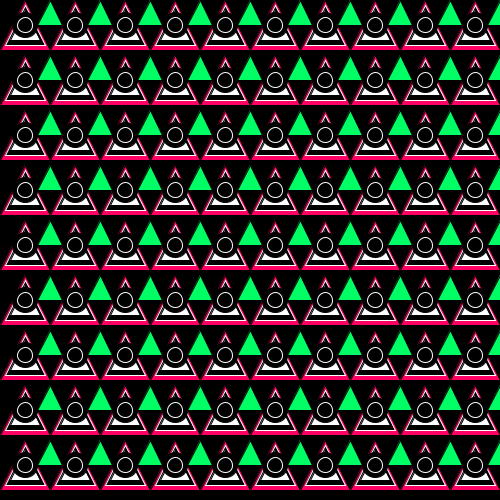
Frame 1 (no input)
Frame 60 (the mouse pressed at the canvas centre just before this capture): identical to frame 1, image omitted
Frame 120 (the mouse held since frame 60 and released just before this capture): identical to frame 1, image omitted

The Processing sketch that drew this single still picture (run headless with seeded random() and noise(); from frame 60 on, the mouse is pressed at the canvas centre):

// Processing sketch: processing_143307
// ── processing_143307.pde


//konkuk university
 //JANG jin seon
 //201420105

int patternSeperationX = 50;  

 int patternSeperationY = 55;  

  
void setup(){  

  size(500,500);  

  smooth();  

  background(0,0,0);  

     

  //the white box simply shows you the space your pattern gets drawn in  

  fill(0,0,0);  

  noStroke();  

  rect(0,0,patternSeperationX,patternSeperationY);  

  stroke(0);  

     

  for(int i = 0; i < width/patternSeperationX; i++){  

      for(int j = 0; j < height/patternSeperationY; j++){  

        pushMatrix();  

        translate(i*patternSeperationX, j*patternSeperationY);  

        yourFunction();  

        popMatrix();  

      }  

  }  

     

}  

    
void draw()  

{  

  //This is here so the program keeps running and the screengrab will work  

}  

void yourFunction(){  


  stroke(0,0,0);  

  fill(255,0,100);  

  triangle(0, 50, 25, 0, 50, 50);  

   stroke(255,255,255);  

  fill(0,0,0);  

  triangle(5, 45, 25, 5, 45, 45);  

  stroke(0,0,0);  

  fill(255,255,255);  

  triangle(10, 40, 25, 10, 40, 40);  

  stroke(0,0,0);  

  fill(0,255,100);  

  triangle(37.5,25,50,0,62.5,25);  

  stroke(0,0,0);  

  fill(0,0,0);  

  ellipse(25, 25, 25, 25);  

  stroke(0,0,0);  

  fill(255,255,255);  

  ellipse(25, 25, 10, 10);  

  stroke(255,255,255);  

  fill(0,0,0);  

  ellipse(25, 25, 15, 15);  
}  

   

void keyPressed()  


{  

  if(key == 's' || key == 'S')  

  {  

    {  


    }  

  }  

} 
